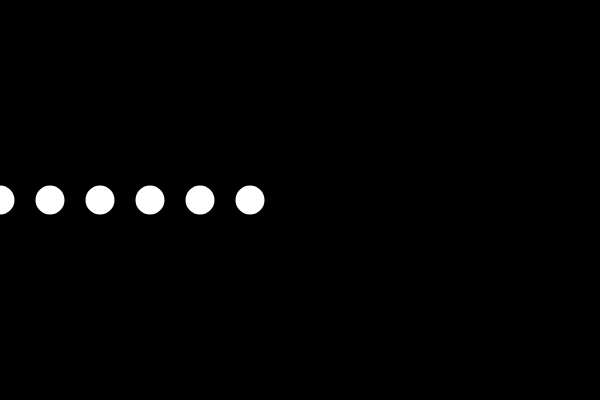
Frame 1 (no input)
Frame 60 (no input): identical to frame 1, image omitted
Frame 120 (the mouse pressed at the canvas centre since frame 60): identical to frame 1, image omitted

The p5.js sketch that drew this single still picture (run headless with seeded random() and noise() and a simulated clock; from frame 60 on, the mouse is pressed at the canvas centre):

// p5.js sketch
// ── sketch.js
/*
https://vimeo.com/channels/learningp5js/139013336
*/

function setup() {
  createCanvas(600, 400);
}

function draw() {
  background(0);
  strokeWeight(4);
  stroke(255);
  
  var x = 0;
  // ellipse(0, 200, 25, 25);
  ellipse(x, 200, 25, 25);
  x = x + 50;
  // ellipse(50, 200, 25, 25);
  ellipse(x, 200, 25, 25);
  x = x + 50;
  // ellipse(100, 200, 25, 25);
  ellipse(x, 200, 25, 25);
  x = x + 50;
  // ellipse(150, 200, 25, 25);
  ellipse(x, 200, 25, 25);
  x = x + 50;
  // ellipse(200, 200, 25, 25);
  ellipse(x, 200, 25, 25);
  x = x + 50;
  // ellipse(250, 200, 25, 25);
  ellipse(x, 200, 25, 25);
  x = x + 50;
}
